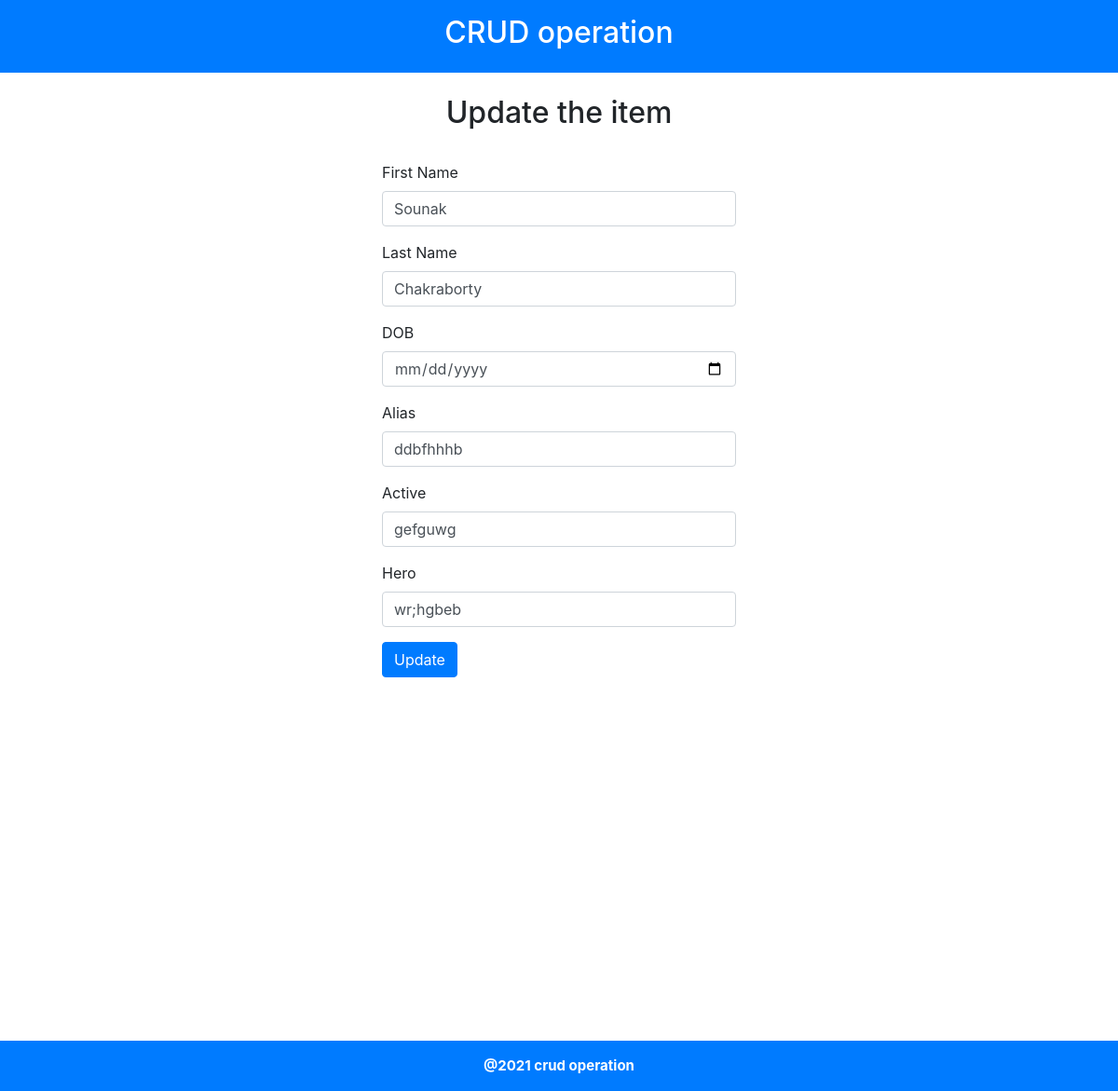
The page /edit.php?id=1 on the database its author committed.
### tables this page shows
CREATE TABLE `supers` (
  `id` int(11) NOT NULL,
  `first_name` text NOT NULL,
  `last_name` text NOT NULL,
  `date_of_birth` varchar(10) NOT NULL,
  `alias` text NOT NULL,
  `active` text NOT NULL,
  `hero` text NOT NULL,
  `created_at` datetime NOT NULL DEFAULT current_timestamp(),
  `updated_at` datetime NOT NULL DEFAULT current_timestamp()
);

### edit.php (the view, shortened to what this page needs)
<?php require "_header.php"?>
<?php
require "_connect.php";
$id = $_GET['id'];
$getData = "SELECT * FROM `supers` WHERE `id` = $id";
$qry = mysqli_query($conn,$getData);
$data = mysqli_fetch_array($qry);
?>
<!DOCTYPE html>
<html lang="en">
<head>
    <link rel="stylesheet" href="https://cdn.jsdelivr.net/npm/bootstrap@4.5.3/dist/css/bootstrap.min.css"
>
</head>
<body>
    <div class="row">
        <div class="col-md-12">
            <br>
            <center>
                <h2>Update the item</h2>
            </center>
        </div>
    </div><br>
    <div class="row">
        <div class="col-md-4"></div>
        <div class="col-md-4">
            <form method="post" enctype="multipart/form-data">
                <div class="form-group">
                    <label for="first_name">First Name</label>
                    <input type="text" class="form-control" id="first_name" name="first_name"
                        value="<?php echo $data['first_name']; ?>">
                </div>
                <div class="form-group">
                    <label for="last_name">Last Name</label>
                    <input type="text" class="form-control" id="last_name" name="last_name"
                        value="<?php echo $data['last_name']; ?>">
                </div>
                <div class="form-group">
                    <label for="date_of_birth">DOB</label>
                    <input type="date" class="form-control" id="date_of_birth" name="date_of_birth"
                        value="<?php echo $data['date_of_birth']; ?>">
                </div>
                <div class="form-group">
                    <label for="alias">Alias</label>
                    <input type="text" class="form-control" id="alias" name="alias"
                        value="<?php echo $data['alias']; ?>">
                </div>
                <div class="form-group">
                    <label for="active">Active</label>
                    <input type="text" class="form-control" id="active" name="active"
                        value="<?php echo $data['active']; ?>">
                </div>
                <div class="form-group">
                    <label for="hero">Hero</label>
                    <input type="text" class="form-control" id="hero" name="hero" value="<?php echo $data['hero']; ?>">
                </div>
                <button type="submit" class="btn btn-primary" id="update" name="update">Update</button>
            </form>
        </div>
        <div class="col-md-4"></div>
    </div>
    <?php require "_footer.php"?>
</body>
</html>

### rows shown on the page
supers: first_name "Sounak", last_name "Chakraborty", alias "ddbfhhhb", active "gefguwg", hero "wr;hgbeb"
